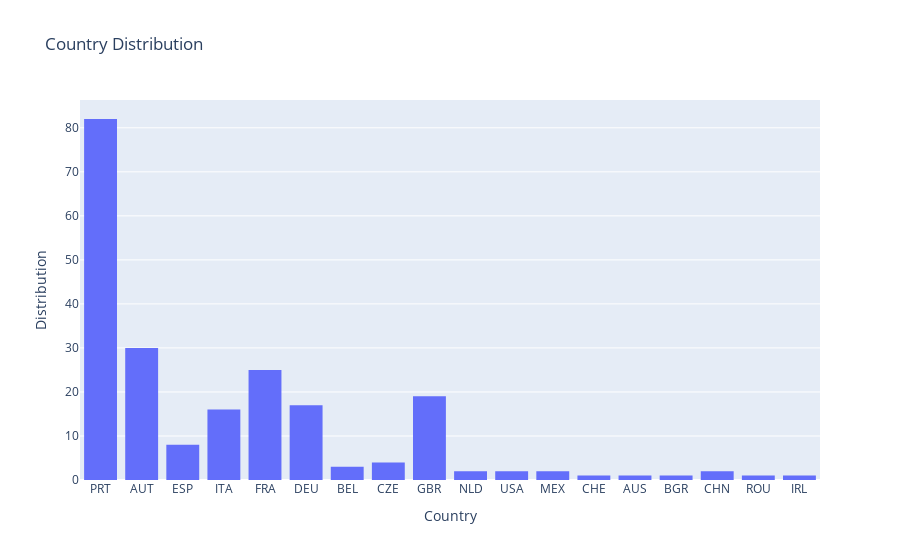

Write notebook code for a chart like this one.
### Code cell
import plotly.express as px
fig = px.histogram(hd, x="country",nbins=30,title='Country Distribution')
fig.update_layout(xaxis_title='Country',yaxis_title='Distribution')
fig.show()

### Figure 1 — Plotly figure (JSON) as saved in the notebook; plotly's stock layout.template omitted (floating-point values rounded to 4 significant figures; data arrays with more than 128 entries replaced by an {"elided": "..."} marker saying what was removed)
{"data": [{"alignmentgroup": "True", "bingroup": "x", "hovertemplate": "country=%{x}<br>count=%{y}<extra></extra>", "legendgroup": "", "marker": {"color": "#636efa", "pattern": {"shape": ""}}, "name": "", "nbinsx": 30, "offsetgroup": "", "orientation": "v", "showlegend": false, "type": "histogram", "x": {"elided": "217 str values"}, "xaxis": "x", "yaxis": "y"}], "layout": {"barmode": "relative", "legend": {"tracegroupgap": 0}, "title": {"text": "Country Distribution"}, "xaxis": {"anchor": "y", "domain": [0, 1], "title": {"text": "Country"}}, "yaxis": {"anchor": "x", "domain": [0, 1], "title": {"text": "Distribution"}}}}
